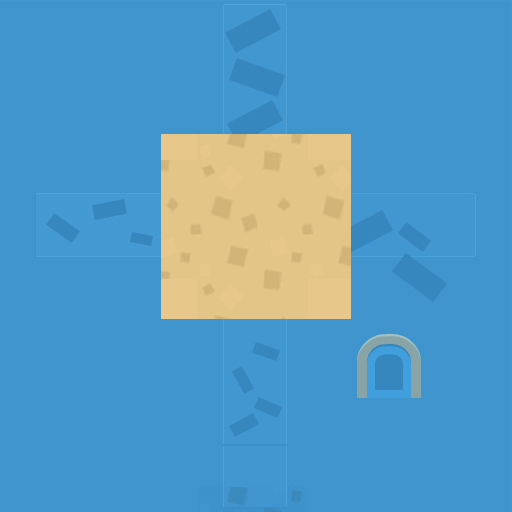
#> input picture Projects/Minecraft-in-Python-main/Minecraft-in-Python-main/assets/arm_texture.png, 512 x 512 px
$ python create_art.py ../Minecraft-in-Python-main/Minecraft-in-Python-main/assets/arm_texture.png
#> lines starting #> are read from the running program, lines starting #| are printed output that depends on the picture
import cv2
import numpy as np
import sys

all_list = ["#", "-", "*", ".", "+", "o"]

threshold = [0, 50, 100, 150, 200]


def ascii_print(array):
    """prints the coded image with symbols"""

    for row in array:
        for e in row:
        	# select symbol based on the type of coding
            print(all_list[int(e) % len(all_list)], end="")
        print()


def convert(image):
    """returns the numeric coded image"""

    # resizing parameters
    # adjust these parameters if the output doesn't fit to the screen
    height, width = image.shape
    new_width = int(width / 20)
    new_height = int(height / 40)

    # resize image to fit the printing screen
    resized_image = cv2.resize(image, (new_width, new_height),)
    new_img = np.zeros(resized_image.shape)

    for i, threshold in enumerate(threshold):
        # assign corresponding values according to the index of threshold applied
        new_img[resized_image > threshold] = i
    return new_img


def main():

    if len(sys.argv) < 2:
        print("Image Path not specified : Using sample_image.png\n")
        image_path = "sample_image.png"  # default image path

    if len(sys.argv) == 2:
        print("Using {} as Image Path\n".format(sys.argv[1]))
        image_path = sys.argv[1]

    image = cv2.imread(image_path, 0)  # read image
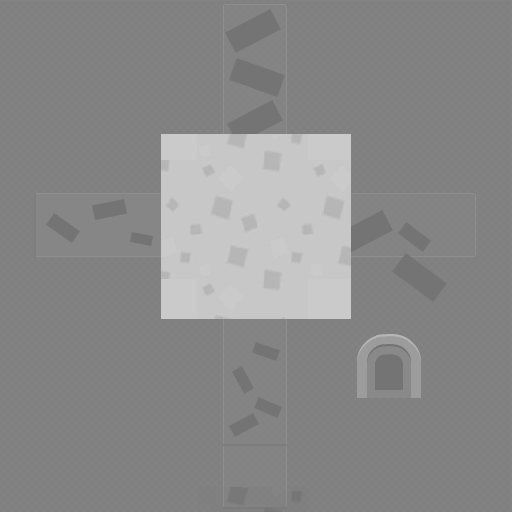
#> image: shape (512, 512); min 116, max 202, mean 138.3

    ascii_art = convert(image)
    ascii_print(ascii_art)

#> (the run stopped early here; a loop or call above may not have finished)
